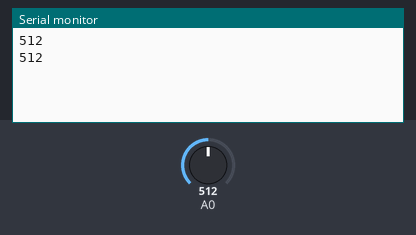
A sketch run on a simulated Arduino Uno, built with avr-gcc and run on an emulated ATmega328P. Shown: the last lines printed to the serial monitor. The test bench sets the inputs (shaded band); at power-on: A0 = 512.

Above: at 1.8 s.
1.9 s: A0 set to 716
At 2.5 s:
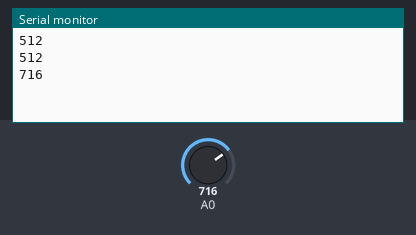
3.4 s: A0 set to 900
At 4.8 s:
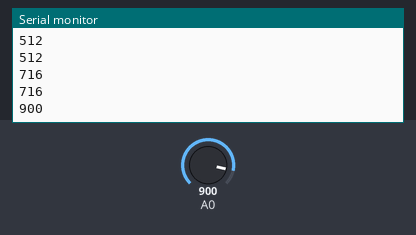
Timing chart, 0 to 6.4 s (numbered marks = the images above; inputs shaded):
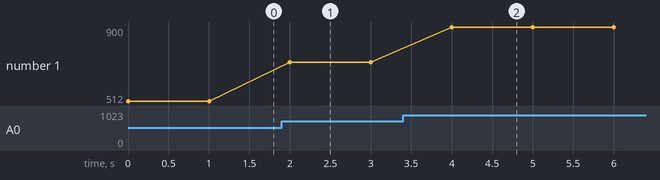

The sketch:

detect_vibration.ino
```cpp
void setup() {
  Serial.begin(9600);
}

void loop() {
  int vibration_val;
  vibration_val = analogRead(0); // connect to analog pin 0
  Serial.println(vibration_val, DEC);
  delay(1000);
}
```

Measured:
- after the input at 1.9 s, the serial monitor: prints a new line after 0.10 s (image 1)
- after the input at 3.4 s, the serial monitor: prints a new line after 0.60 s (image 2)
- plotted number 1: 512 → 716 after the input at 1.9 s, 716 → 900 after the input at 3.4 s
